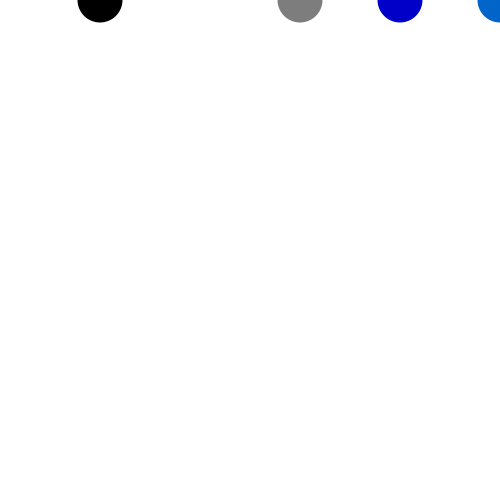
Frame 1 (no input)
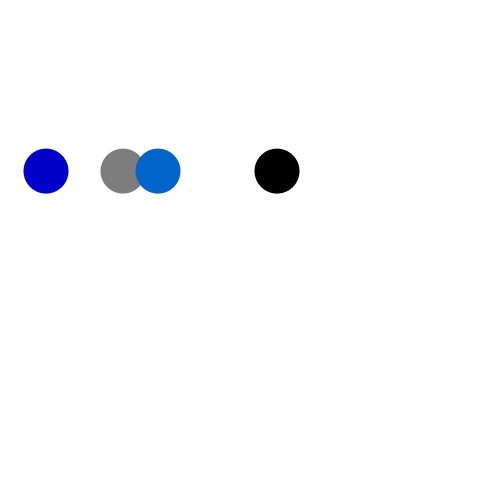
Frame 60 (the mouse pressed at the canvas centre just before this capture)
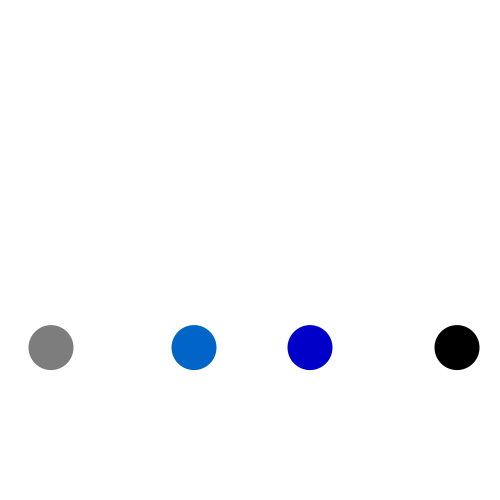
Frame 120 (the mouse held since frame 60 and released just before this capture)

The Processing sketch that drew these frames (run headless with seeded random() and noise(); from frame 60 on, the mouse is pressed at the canvas centre):

// Processing sketch: processing_66763
// ── processing_66763.pde

int count = 4;

float[] xPosition = new float[count];
float[] yPosition = new float[count];


float[] xSpeed = new float[count];
float[] ySpeed = new float[count];

color[] colors = new color[count];

float gravity = 0.1;

void setup() {
  size(500, 500);

  colors[0] = color(0);
  colors[1] = color(125);
  colors[2] = color(0,0,200);
  colors[3] = color(0,100,200);
  
  xPosition[0] = 100; // x location
  xPosition[1] = 300;
  xPosition[2] = 400;
  xPosition[3] = 500;
  
  yPosition[0] = 0; // x location
  yPosition[1] = 0;
  yPosition[2] = 0;
  yPosition[3] = 0;
  
  xSpeed[0] = 3;
  xSpeed[1] = -3;
  xSpeed[2] = -6;
  xSpeed[3] = 6;
  
  ySpeed[0] = 0;  // speed of square
  ySpeed[1] = 0;
  ySpeed[2] = 0;
  ySpeed[3] = 0;
}

void draw() {
  background(255);
  fill(0);
  noStroke();
  rectMode(CENTER);

  for (int i = 0; i < count; i++) {
    //colors[i] = int(random(255));
   int ball=5;  
    
    fill(colors[i]);
    //fill(red(colors[i]),255-green(colors[i]),100);
    ellipse(xPosition[i], yPosition[i], 40+ball, 40+ball);
    //fill(colors[i],100,0);
    //ellipse(xPosition[i], yPosition[i], 20, 20);
    //fill(colors[i],0,100);
    //ellipse(xPosition[i]+75, yPosition[i]+75, 30, 30);
    //fill(colors[i],0,100);
    //ellipse(xPosition[i]+50, yPosition[i]+50, 30, 30);
    

    yPosition[i] = yPosition[i] + ySpeed[i]; // add speed to location
    xPosition[i] = xPosition[i] + xSpeed[i];
    ySpeed[i] = ySpeed[i] + gravity; // add gravity to speed

    if (yPosition[i] > height) {
      ySpeed[i] = ySpeed[i] * -0.95; // multiplying by -0.95 instead of -1
      //slows down the square each time it bounces (by decreasing speed)
    }
    
    if (xPosition[i] > (width) || xPosition[i] < 0)
      xSpeed[i] = xSpeed[i] * -1;
  }
  //if (zPosition[i] > width || zPosition[i] < 0)
    // zSpeed[i] = zSpeed[i] * -1;
}
